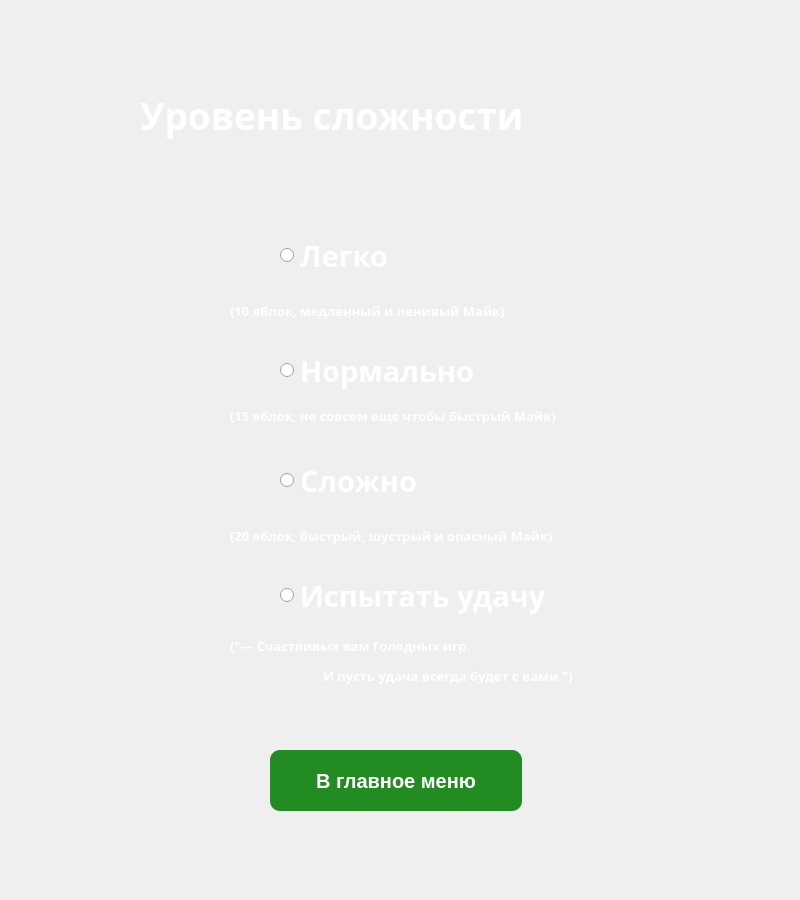
<?xml version="1.0" encoding="UTF-8"?>
<ui version="4.0">
 <class>LevelWindow</class>
 <widget class="QWidget" name="LevelWindow">
  <property name="geometry">
   <rect>
    <x>0</x>
    <y>0</y>
    <width>800</width>
    <height>900</height>
   </rect>
  </property>
  <property name="windowTitle">
   <string>Form</string>
  </property>
  <widget class="QLabel" name="label">
   <property name="geometry">
    <rect>
     <x>140</x>
     <y>70</y>
     <width>531</width>
     <height>91</height>
    </rect>
   </property>
   <property name="font">
    <font>
     <family>Arial Black</family>
     <pointsize>28</pointsize>
     <weight>75</weight>
     <bold>true</bold>
    </font>
   </property>
   <property name="styleSheet">
    <string notr="true">QLabel{color: white}</string>
   </property>
   <property name="text">
    <string>Уровень сложности</string>
   </property>
  </widget>
  <widget class="QPushButton" name="pushButton">
   <property name="geometry">
    <rect>
     <x>270</x>
     <y>750</y>
     <width>252</width>
     <height>61</height>
    </rect>
   </property>
   <property name="font">
    <font>
     <pointsize>-1</pointsize>
     <weight>75</weight>
     <italic>false</italic>
     <bold>true</bold>
    </font>
   </property>
   <property name="styleSheet">
    <string notr="true">QPushButton{
background-color: #228B22;
	 color : white;
     border-style: outset;
     border-radius: 10px;
     border-color: beige;
     font: bold 20px;
     min-width: 10em;
     padding: 6px;
}

QPushButton:hover{
	background-color: green;
}

QPushButton:pressed {
    background-color: qlineargradient(x1: 0, y1: 0, x2: 0, y2: 1,
                                      stop: 0 #008000, stop: 1 #006400);
}</string>
   </property>
   <property name="text">
    <string>В главное меню</string>
   </property>
  </widget>
  <widget class="QRadioButton" name="radioButton">
   <property name="geometry">
    <rect>
     <x>280</x>
     <y>230</y>
     <width>161</width>
     <height>51</height>
    </rect>
   </property>
   <property name="font">
    <font>
     <family>Arial Black</family>
     <pointsize>22</pointsize>
     <weight>75</weight>
     <bold>true</bold>
    </font>
   </property>
   <property name="styleSheet">
    <string notr="true">QRadioButton{color: white}</string>
   </property>
   <property name="text">
    <string>Легко</string>
   </property>
  </widget>
  <widget class="QRadioButton" name="radioButton_2">
   <property name="geometry">
    <rect>
     <x>280</x>
     <y>340</y>
     <width>271</width>
     <height>61</height>
    </rect>
   </property>
   <property name="font">
    <font>
     <family>Arial Black</family>
     <pointsize>22</pointsize>
     <weight>75</weight>
     <bold>true</bold>
    </font>
   </property>
   <property name="styleSheet">
    <string notr="true">QRadioButton{color: white}</string>
   </property>
   <property name="text">
    <string>Нормально</string>
   </property>
  </widget>
  <widget class="QRadioButton" name="radioButton_3">
   <property name="geometry">
    <rect>
     <x>280</x>
     <y>450</y>
     <width>201</width>
     <height>61</height>
    </rect>
   </property>
   <property name="font">
    <font>
     <family>Arial Black</family>
     <pointsize>22</pointsize>
     <weight>75</weight>
     <bold>true</bold>
    </font>
   </property>
   <property name="styleSheet">
    <string notr="true">QRadioButton{color: white}</string>
   </property>
   <property name="text">
    <string>Сложно</string>
   </property>
  </widget>
  <widget class="QRadioButton" name="radioButton_4">
   <property name="geometry">
    <rect>
     <x>280</x>
     <y>570</y>
     <width>361</width>
     <height>51</height>
    </rect>
   </property>
   <property name="font">
    <font>
     <family>Arial Black</family>
     <pointsize>22</pointsize>
     <weight>75</weight>
     <bold>true</bold>
    </font>
   </property>
   <property name="styleSheet">
    <string notr="true">QRadioButton{color: white}</string>
   </property>
   <property name="text">
    <string>Испытать удачу</string>
   </property>
  </widget>
  <widget class="QLabel" name="label_2">
   <property name="geometry">
    <rect>
     <x>230</x>
     <y>290</y>
     <width>381</width>
     <height>41</height>
    </rect>
   </property>
   <property name="font">
    <font>
     <family>Arial Black</family>
     <pointsize>10</pointsize>
     <weight>75</weight>
     <bold>true</bold>
    </font>
   </property>
   <property name="styleSheet">
    <string notr="true">QLabel{color: white}</string>
   </property>
   <property name="text">
    <string>(10 яблок, медленный и ленивый Майк)</string>
   </property>
  </widget>
  <widget class="QLabel" name="label_3">
   <property name="geometry">
    <rect>
     <x>230</x>
     <y>400</y>
     <width>471</width>
     <height>31</height>
    </rect>
   </property>
   <property name="font">
    <font>
     <family>Arial Black</family>
     <pointsize>10</pointsize>
     <weight>75</weight>
     <bold>true</bold>
    </font>
   </property>
   <property name="styleSheet">
    <string notr="true">QLabel{color: white}</string>
   </property>
   <property name="text">
    <string>(15 яблок, не совсем еще чтобы быстрый Майк)</string>
   </property>
  </widget>
  <widget class="QLabel" name="label_4">
   <property name="geometry">
    <rect>
     <x>230</x>
     <y>520</y>
     <width>461</width>
     <height>31</height>
    </rect>
   </property>
   <property name="font">
    <font>
     <family>Arial Black</family>
     <pointsize>10</pointsize>
     <weight>75</weight>
     <bold>true</bold>
    </font>
   </property>
   <property name="styleSheet">
    <string notr="true">QLabel{color: white}</string>
   </property>
   <property name="text">
    <string>(20 яблок, быстрый, шустрый и опасный Майк)</string>
   </property>
  </widget>
  <widget class="QLabel" name="label_5">
   <property name="geometry">
    <rect>
     <x>230</x>
     <y>630</y>
     <width>351</width>
     <height>31</height>
    </rect>
   </property>
   <property name="font">
    <font>
     <family>Arial Black</family>
     <pointsize>10</pointsize>
     <weight>75</weight>
     <bold>true</bold>
    </font>
   </property>
   <property name="styleSheet">
    <string notr="true">QLabel{color: white}</string>
   </property>
   <property name="text">
    <string>(&quot;— Счастливых вам Голодных игр.</string>
   </property>
  </widget>
  <widget class="QLabel" name="label_6">
   <property name="geometry">
    <rect>
     <x>320</x>
     <y>660</y>
     <width>361</width>
     <height>31</height>
    </rect>
   </property>
   <property name="font">
    <font>
     <family>Arial Black</family>
     <pointsize>10</pointsize>
     <weight>75</weight>
     <bold>true</bold>
    </font>
   </property>
   <property name="styleSheet">
    <string notr="true">QLabel{color: white}</string>
   </property>
   <property name="text">
    <string> И пусть удача всегда будет с вами.&quot;)</string>
   </property>
  </widget>
 </widget>
 <resources/>
 <connections/>
</ui>
